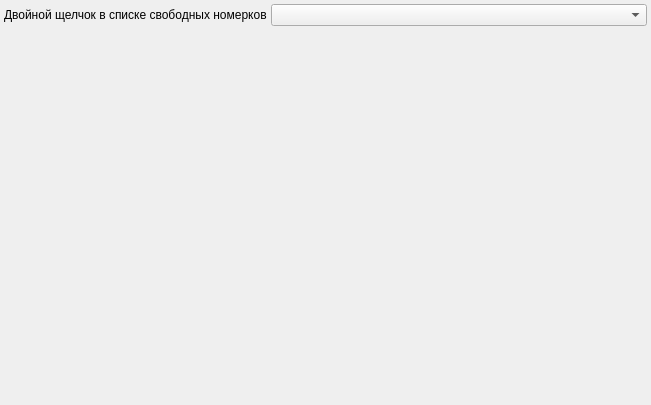
<?xml version="1.0" encoding="UTF-8"?>
<ui version="4.0">
 <class>freeQueuePage</class>
 <widget class="QWidget" name="freeQueuePage">
  <property name="geometry">
   <rect>
    <x>0</x>
    <y>0</y>
    <width>651</width>
    <height>405</height>
   </rect>
  </property>
  <property name="windowTitle">
   <string>Панель «Номерки»</string>
  </property>
  <property name="toolTip">
   <string/>
  </property>
  <layout class="QGridLayout" name="gridLayout">
   <property name="margin">
    <number>4</number>
   </property>
   <property name="spacing">
    <number>4</number>
   </property>
   <item row="1" column="0">
    <spacer name="verticalSpacer">
     <property name="orientation">
      <enum>Qt::Vertical</enum>
     </property>
     <property name="sizeHint" stdset="0">
      <size>
       <width>20</width>
       <height>1</height>
      </size>
     </property>
    </spacer>
   </item>
   <item row="0" column="0">
    <widget class="QLabel" name="lblDoubleClickQueueFreeOrder">
     <property name="text">
      <string>Двойной щелчок в списке свободных номерков</string>
     </property>
     <property name="buddy">
      <cstring>cmbDoubleClickQueueFreeOrder</cstring>
     </property>
    </widget>
   </item>
   <item row="0" column="1" colspan="2">
    <widget class="QComboBox" name="cmbDoubleClickQueueFreeOrder">
     <item>
      <property name="text">
       <string/>
      </property>
     </item>
     <item>
      <property name="text">
       <string>Поставить в очередь</string>
      </property>
     </item>
     <item>
      <property name="text">
       <string>Выполнить бронирование</string>
      </property>
     </item>
    </widget>
   </item>
  </layout>
 </widget>
 <tabstops>
  <tabstop>cmbDoubleClickQueueFreeOrder</tabstop>
 </tabstops>
 <resources/>
 <connections/>
</ui>
